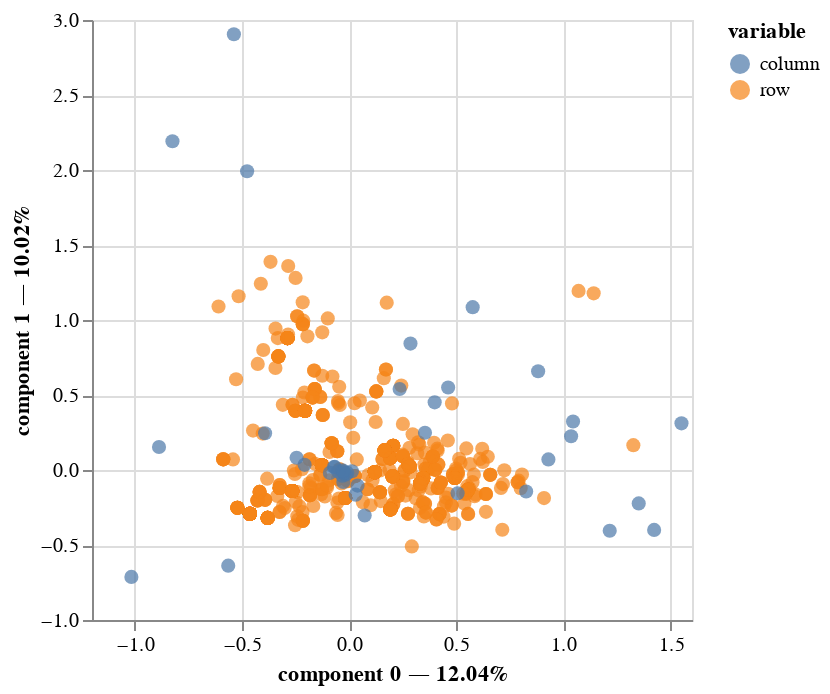

The cell this chart's notebook holds for it:
### Code cell
# MCA analysis on genes
genes = df.iloc[:, 3:-5]
mca = prince.MCA(one_hot=False)
mca = prince.MCA(n_components=2).fit(genes)
mca.plot(genes)

### Figure 1 — Vega-Lite specification as saved in the notebook (floating-point values rounded to 4 significant figures; data arrays with more than 128 entries replaced by an {"elided": "..."} marker saying what was removed)
{"config": {"view": {"continuousWidth": 300, "continuousHeight": 300}}, "layer": [{"data": {"name": "data-04e5788dce8b3f09a798266a8f8ca4ad"}, "mark": {"type": "circle", "size": 50}, "encoding": {"color": {"field": "variable", "type": "nominal"}, "tooltip": [{"field": "variable", "type": "nominal"}, {"field": "value", "type": "nominal"}, {"field": "component 0", "type": "quantitative"}, {"field": "component 1", "type": "quantitative"}], "x": {"axis": {"title": "component 0 — 12.04%"}, "field": "component 0", "scale": {"zero": false}, "type": "quantitative"}, "y": {"axis": {"title": "component 1 — 10.02%"}, "field": "component 1", "scale": {"zero": false}, "type": "quantitative"}}, "name": "view_4"}, {"data": {"name": "data-af3d3a336a03595d151a2137d7e01e4e"}, "mark": {"type": "circle", "size": 50}, "encoding": {"color": {"field": "variable", "type": "nominal"}, "tooltip": [{"field": "variable", "type": "nominal"}, {"field": "value", "type": "nominal"}, {"field": "component 0", "type": "quantitative"}, {"field": "component 1", "type": "quantitative"}], "x": {"axis": {"title": "component 0 — 12.04%"}, "field": "component 0", "scale": {"zero": false}, "type": "quantitative"}, "y": {"axis": {"title": "component 1 — 10.02%"}, "field": "component 1", "scale": {"zero": false}, "type": "quantitative"}}}], "params": [{"name": "param_4", "select": {"type": "interval", "encodings": ["x", "y"]}, "bind": "scales", "views": ["view_4"]}], "$schema": "https://vega.github.io/schema/vega-lite/v5.16.3.json", "datasets": {"data-04e5788dce8b3f09a798266a8f8ca4ad": {"elided": "840 records"}, "data-af3d3a336a03595d151a2137d7e01e4e": [{"component 0": 0.8261, "component 1": -0.143, "variable": "column", "value": "IDH1_0", "label": "IDH1_0"}, {"component 0": -0.8873, "component 1": 0.1536, "variable": "column", "value": "IDH1_1", "label": "IDH1_1"}, {"component 0": 0.3991, "component 1": 0.4509, "variable": "column", "value": "TP53_0", "label": "TP53_0"}, {"component 0": -0.5643, "component 1": -0.6375, "variable": "column", "value": "TP53_1", "label": "TP53_1"}, {"component 0": 0.3539, "component 1": 0.2482, "variable": "column", "value": "ATRX_0", "label": "ATRX_0"}, {"component 0": -1.016, "component 1": -0.7125, "variable": "column", "value": "ATRX_1", "label": "ATRX_1"}, {"component 0": -0.2453, "component 1": 0.08165, "variable": "column", "value": "PTEN_0", "label": "PTEN_0"}, {"component 0": 1.216, "component 1": -0.4048, "variable": "column", "value": "PTEN_1", "label": "PTEN_1"}, {"component 0": -0.2079, "component 1": 0.0343, "variable": "column", "value": "EGFR_0", "label": "EGFR_0"}, {"component 0": 1.351, "component 1": -0.223, "variable": "column", "value": "EGFR_1", "label": "EGFR_1"}, {"component 0": 0.0725, "component 1": -0.3033, "variable": "column", "value": "CIC_0", "label": "CIC_0"}, {"component 0": -0.4761, "component 1": 1.992, "variable": "column", "value": "CIC_1", "label": "CIC_1"}, {"component 0": -0.06685, "component 1": 0.02047, "variable": "column", "value": "MUC16_0", "label": "MUC16_0"}, {"component 0": 0.5061, "component 1": -0.155, "variable": "column", "value": "MUC16_1", "label": "MUC16_1"}, {"component 0": -0.02724, "component 1": -0.0802, "variable": "column", "value": "PIK3CA_0", "label": "PIK3CA_0"}, {"component 0": 0.2863, "component 1": 0.8427, "variable": "column", "value": "PIK3CA_1", "label": "PIK3CA_1"}, {"component 0": -0.08978, "component 1": -0.01948, "variable": "column", "value": "NF1_0", "label": "NF1_0"}, {"component 0": 1.036, "component 1": 0.2248, "variable": "column", "value": "NF1_1", "label": "NF1_1"}, {"component 0": -0.03174, "component 1": -0.03778, "variable": "column", "value": "PIK3R1_0", "label": "PIK3R1_0"}, {"component 0": 0.462, "component 1": 0.55, "variable": "column", "value": "PIK3R1_1", "label": "PIK3R1_1"}, {"component 0": 0.03045, "component 1": -0.1644, "variable": "column", "value": "FUBP1_0", "label": "FUBP1_0"}, {"component 0": -0.5379, "component 1": 2.905, "variable": "column", "value": "FUBP1_1", "label": "FUBP1_1"}, {"component 0": -0.07117, "component 1": 0.01998, "variable": "column", "value": "RB1_0", "label": "RB1_0"}, {"component 0": 1.423, "component 1": -0.3996, "variable": "column", "value": "RB1_1", "label": "RB1_1"}, {"component 0": 0.03907, "component 1": -0.1039, "variable": "column", "value": "NOTCH1_0", "label": "NOTCH1_0"}, {"component 0": -0.8245, "component 1": 2.192, "variable": "column", "value": "NOTCH1_1", "label": "NOTCH1_1"}, {"component 0": -0.008422, "component 1": -0.01931, "variable": "column", "value": "BCOR_0", "label": "BCOR_0"}, {"component 0": 0.2355, "component 1": 0.5399, "variable": "column", "value": "BCOR_1", "label": "BCOR_1"}, {"component 0": -0.03088, "component 1": -0.002346, "variable": "column", "value": "CSMD3_0", "label": "CSMD3_0"}, {"component 0": 0.9298, "component 1": 0.07066, "variable": "column", "value": "CSMD3_1", "label": "CSMD3_1"}, {"component 0": 0.01303, "component 1": -0.008136, "variable": "column", "value": "SMARCA4_0", "label": "SMARCA4_0"}, {"component 0": -0.3922, "component 1": 0.245, "variable": "column", "value": "SMARCA4_1", "label": "SMARCA4_1"}, {"component 0": -0.05151, "component 1": -0.01033, "variable": "column", "value": "GRIN2A_0", "label": "GRIN2A_0"}, {"component 0": 1.551, "component 1": 0.3111, "variable": "column", "value": "GRIN2A_1", "label": "GRIN2A_1"}, {"component 0": -0.01623, "component 1": -0.03057, "variable": "column", "value": "IDH2_0", "label": "IDH2_0"}, {"component 0": 0.5765, "component 1": 1.086, "variable": "column", "value": "IDH2_1", "label": "IDH2_1"}, {"component 0": -0.02483, "component 1": -0.01853, "variable": "column", "value": "FAT4_0", "label": "FAT4_0"}, {"component 0": 0.8819, "component 1": 0.6582, "variable": "column", "value": "FAT4_1", "label": "FAT4_1"}, {"component 0": -0.0281, "component 1": -0.008688, "variable": "column", "value": "PDGFRA_0", "label": "PDGFRA_0"}, {"component 0": 1.045, "component 1": 0.323, "variable": "column", "value": "PDGFRA_1", "label": "PDGFRA_1"}]}}
